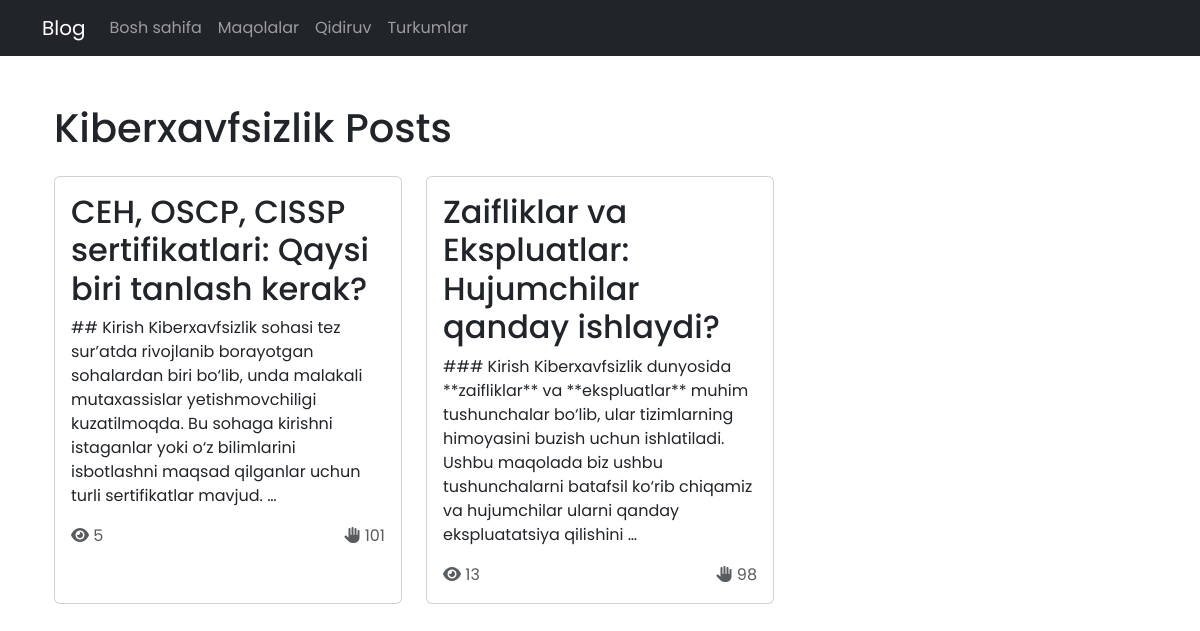
/turkum/kiberxavfsizlik/, run on the app's committed database.
### main/models.py (models this page shows, shortened)
class Category(models.Model):
	class Meta:
		verbose_name = 'Category'
		verbose_name_plural = 'Categories'
		ordering = ['name']
	name = models.CharField(max_length=150, unique=True)  # name
	slug = models.SlugField(max_length=150, blank=True, unique=True)  # category

class Post(models.Model):
	title = models.CharField(max_length=255)  # title
	content = models.TextField()  # content
	author = models.ForeignKey(User, on_delete=models.CASCADE, related_name='posts')  # author
	category = models.ForeignKey(Category, on_delete=models.SET_NULL, null=True, related_name='posts')  # category
	tags = models.ManyToManyField(Tag, related_name='posts', blank=True)  # tags
	sources = models.TextField(blank=True, null=True)  # sources
	created_at = models.DateTimeField(auto_now_add=True)  # created date
	updated_at = models.DateTimeField(auto_now=True)  # updated date
	is_published = models.BooleanField(default=True)  # is publish
	claps = models.PositiveIntegerField(default=0)  # claps
	views = models.PositiveIntegerField(default=0)  # view
	class Meta:
		verbose_name = 'Post'
		verbose_name_plural = 'Posts'
		ordering = ['-created_at']

### main/views.py (the view)
# urls.py: path('turkum/<slug:slug>/', views.category, name='category'),
def category(request, slug):
	category = get_object_or_404(Category, slug=slug)
	posts = Post.objects.filter(category=category, is_published=True)
	return render(request, 'category.html', {'category': category, 'posts': posts})

### templates/category.html (shortened to what this page needs)
{% extends 'base.html' %}
{% block content %}
<div class="container mt-4">
    <h1 class="mb-4">{{ category.name }} Posts</h1>
    <div class="row">
        {% for post in posts %}
            <div class="col-md-6 col-lg-4 mb-4">
                <div class="card h-100">
                    <div class="card-body">
                        <h2 class="card-title">
                            <a href="{% url 'post' post.pk %}" class="text-decoration-none text-dark">
                                {{ post.title }}
                            </a>
                        </h2>
                        <p class="card-text">{{ post.content|truncatewords:30 }}</p>
                        <div class="d-flex justify-content-between align-items-center">
                            <span class="text-muted">
                                <i class="fas fa-eye"></i> {{ post.views }}
                            </span>
                            <span class="text-muted">
                                <i class="fas fa-hand-paper"></i> {{ post.claps }}
                            </span>
                        </div>
                    </div>
                </div>
            </div>
        {% empty %}
            <div class="col-12">
                <p class="text-muted">No posts available in this category.</p>
            </div>
        {% endfor %}
    </div>
</div>
{% endblock %}

### templates/base.html (style rules this page uses)
* { font-family: "Poppins", sans-serif; }

### data on the page
Category: name "Kiberxavfsizlik"
Post: title "CEH, OSCP, CISSP sertifikatlari: Qaysi biri tanlash kerak?", content "## Kirish Kiberxavfsizlik sohasi tez sur’atda rivojlanib borayotgan sohalardan biri bo‘lib, unda malakali mutaxassislar yetishmovchiligi kuzatilmoqda. Bu sohaga kirishni istaganlar yoki o‘z bilimlarini isbotlashni maqsad qilganlar uchun turli sertifikatlar mavjud. …", views "5", claps "101"
Post: title "Zaifliklar va Ekspluatlar: Hujumchilar qanday ishlaydi?", content "### Kirish Kiberxavfsizlik dunyosida **zaifliklar** va **ekspluatlar** muhim tushunchalar bo‘lib, ular tizimlarning himoyasini buzish uchun ishlatiladi. Ushbu maqolada biz ushbu tushunchalarni batafsil ko‘rib chiqamiz va hujumchilar ularni qanday ekspluatatsiya qilishini …", views "13", claps "98"
